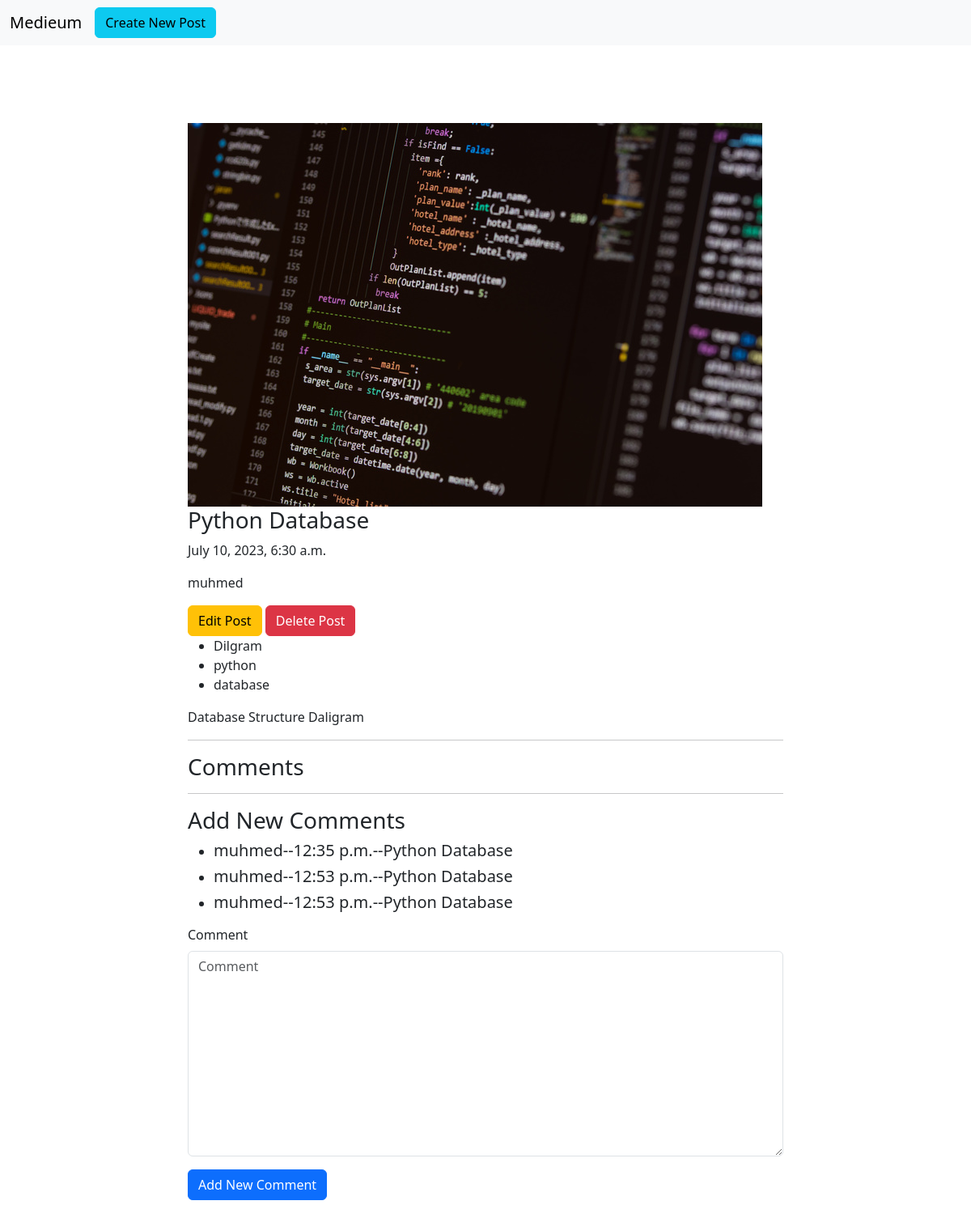
Page /blog/3 on the committed database.
### blog/models.py (models this page shows, shortened)
class Post(models.Model):
    title = models.CharField(max_length=100)
    content = models.TextField(max_length=300000)
    create_date = models.DateTimeField(default=timezone.now())
    draft = models.BooleanField(default=True)
    tags = TaggableManager()
    author = models.ForeignKey(User,on_delete=models.SET_NULL,null=True,blank=True,related_name='post_user')
    image =  models.ImageField(upload_to='posts')
    def __str__(self):
        return self.title

class Comment(models.Model):
    user = models.ForeignKey(User,related_name='comment_author',on_delete=models.CASCADE)
    post= models.ForeignKey(Post, related_name='comment_post' ,on_delete=models.CASCADE)
    comment =  models.TextField(max_length=200)
    create_at = models.TimeField(default=timezone.now)

### blog/views.py (the view)
# urls.py: path('blog/<int:pk>',post_detail),
def post_detail(request,pk):
    data = Post.objects.get(id=pk)
    post_comment =  Comment.objects.filter(post=data)
    if request.method =="POST":
        form = CommentForm(request.POST)
        if form.is_valid():
            myform = form.save(commit=False)
            myform.user = request.user
            myform.post = data
            myform.save()
    else:
        form = CommentForm()
    return render(request,'blog/post_detail.html',{'post':data,'form':form,'post_comment':post_comment})

### blog/forms.py
class CommentForm(forms.ModelForm):
    class Meta:
        model = Comment
        fields = ['comment']

### blog/templates/blog/post_detail.html (shortened to what this page needs)
{% load django_bootstrap5 %}
    <!doctype html>
    <html lang="en">
      <head>
        <link href="https://cdn.jsdelivr.net/npm/bootstrap@5.3.1/dist/css/bootstrap.min.css" rel="stylesheet">
      </head>
      <body>
        <nav class="navbar navbar-expand-lg bg-body-tertiary">
          <div class="container-fluid">
            <a class="navbar-brand" href="#">Medieum</a>
            <div class="collapse navbar-collapse" id="navbarSupportedContent">
            <a class="btn btn-info me-auto" href="/blog/new">Create New Post</a>
            </div>
          </div>
        </nav>
    <div class="container mt-5 ">
        <div class="row py-5">
            <div class="col-lg-8 mx-auto">
                <img src="{{post.image.url}}" alt=''>
                <h3>{{post}}</h3>
                <p>{{post.create_date}}</p>
                <p>{{post.author}}</p>
                <a href="blog/{{post.id}}/edit" class="btn btn-warning">Edit Post</a>
                <a href="blog/{{post.id}}/delete" class="btn btn-danger">Delete Post</a>
                <ul>
                     {%for tag in post.tags.all %}
                     <li>{{ tag }}</li>
                     {% endfor %}
               </ul>
               <p>{{post.content|safe}}</p>
                <hr>
                <h3>Comments</h3>
                <hr>
                <h3>Add New Comments</h3>
                <ul>
                    {% for comment in post_comment %}
                    <li>
                        <h5>
                            {{comment.user}}--{{comment.create_at}}--{{comment.post}}
                        </h5>
                    </li>
                    {% endfor %}
                </ul>
                <form method="post">
                    {% bootstrap_form form %}
                    {% bootstrap_button button_type="submit" content="Add New Comment" %}
                </form>
            </div>
          </div>
        </div>
      </body>
    </html>

### rows in the picture
Post: image (picture), title "Python Database", create_date "July 10, 2023, 6:30 a.m.", author "muhmed", content "Database Structure Daligram"
Tag: name "Dilgram"
Tag: name "python"
Tag: name "database"
Comment: user "muhmed", create_at "12:35 p.m.", post "Python Database"
Comment: user "muhmed", create_at "12:53 p.m.", post "Python Database"
Comment: user "muhmed", create_at "12:53 p.m.", post "Python Database"
